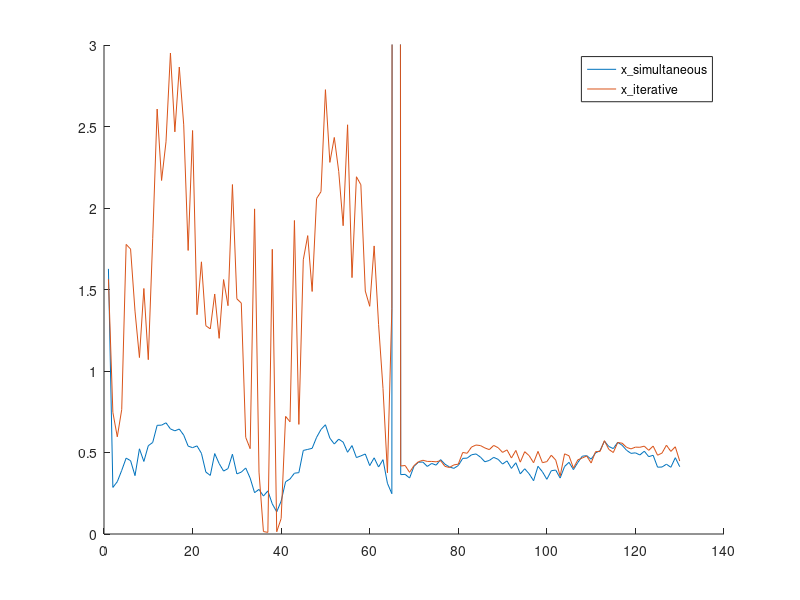

Source code (MATLAB): (Note: this script raises an error after producing the figure.)
clear, clc, close all

% which params actually makes the difference?

load('simultaneous1230814-224418.mat','x','nll_x')
disp(nll_x)

x_simul = x;
clear x
figure, hold on
plot(x_simul,'DisplayName','x\_simultaneous')

load('iterative230814-220752.mat','currentValues','nll_x')
x_iter = [currentValues.dPrime,...
    currentValues.stimulusRemapping,...
    currentValues.gaussianWidth,...
    currentValues.skewedGaussians'];
disp(nll_x)
plot(x_iter,'DisplayName','x\_iterative')
legend
ylim([0,3]) % TODO Normalise stimulusRemapping values for easier comparison

%% Compute nlls for each part 

addpath(genpath('C:\Users\cege-user\Documents\MacaqueColorCategories'))
DataDir = 'C:\Users\cege-user\Documents\MacaqueColorCategories\Data\';
if ~exist('data','var')
    data = combineData(DataDir); % TODO Switch to csv
end

data.trialdata.nBig = 64;
nBig = 64;
data.trialdata.nSmall = 4;
data.trialdata.nTrials = 98104;
warning('Assuming nBig, nSmall, and nTrials')

if size(data.trialdata.chosen,1) < size(data.trialdata.chosen,2) % TODO This is a temp hack fix for a difference between real and simulated data
    data.trialdata.chosen = data.trialdata.chosen';
    warning('transposing choices');
end

choiceInds = cell2mat(data.trialdata.choices);
cueInd = cell2mat(data.trialdata.cues);
response = cell2mat(data.trialdata.chosen);

optimisationMeta = double(zeros([6,2]));

% Which parameters?
optimisationMeta(:,1) = [0,1,0,1,1,1];

% How many values does each paramter have?
optimisationMeta(:,2) = [...
    nBig*nBig;...   % Free Similarity Matrix
    1;...           % dPrime
    nBig*2;...      % stimulus remapping (cartesian)
    nBig;...        % stimulus remapping (polar, angle in degrees)
    1;...           % gaussianWidth
    nBig,...        % skewedGaussians
    ];

f = @(x)GenerativeModel(x,... % anonymous function so that we can pass additional parameters
    'choiceInds',       choiceInds',...
    'cueInd',           cueInd,...
    'response',         response,...
    'nTrials',          data.trialdata.nTrials,...
    'nBig',             data.trialdata.nBig, ...
    'nSmall',           data.trialdata.nSmall,...
    'optimisationMeta', optimisationMeta);

nll_simul = f(x_simul);
disp(nll_simul)
nll_iter = f(x_iter);
disp(nll_iter)

% Good. They match.

%%

% Now let's switch out bits and see what effect they have.

nll_mod(1) = f([x_iter(1), x_simul(2:end)]);
nll_mod(2) = f([x_simul(1),  x_iter(2:65),  x_simul(66:end)]);
nll_mod(3) = f([x_simul(1),  x_simul(2:65),  x_iter(66), x_simul(67:end)]);
nll_mod(4) = f([x_simul(1),  x_simul(2:65),  x_simul(66), x_iter(67:end)]);

disp(nll_mod)

% Huh, it looks like actually the big difference is in switching in the
% value for gaussian width

disp(x_simul(66))
disp(x_iter(66))

% Oh wow yeah they are quite different
% What's the likelihood surface liek for gaussian width?

for i = 1:100
    nll_gTest(i) = f([x_simul(1),  x_simul(2:65),  i, x_simul(67:end)]);
end

figure, plot(nll_gTest)

% smooth as a baby's...

xline(x_simul(66))
xline(x_iter(66))

% and clearly the x_simul value is bad (**for this set of other parameters**)

% why?

%%

% Could it just be that lsqnonlin is real bad for gaussian width?
% What happens if I use lsqnonlin for everything in the iterative? Does it fuck it all up? 

% % temporarily in ParameterEstimator:

% if 0%length(x0) < 10 % use bads for low dimensional models
%     x = bads(f,x0,lb,ub);
% else
%     x = lsqnonlin(f,x0,lb,ub,options);
% 
%     % TODO Work out how to compute confidence intervals
%     % [x,Resnorm,FVAL,EXITFLAG,OUTPUT,LAMBDA,JACOB] = lsqnonlin(f,x0,lb,ub,options);
%     % CI = nlparci(x,FVAL,'jacobian',JACOB);
% end

% rn = 0;
% ParameterEstimator_caller(rn,data,'iterative');

d = dir('iterative230815-*');

for i = 1:length(d)
    load(d(i).name,'nll_x')
    all_nll(i) = nll_x;
end

figure, plot(all_nll)
axis tight
xticks(1:length(d))

disp(currentValues.gaussianWidth)

%%

d = dir('sim*230815*');

for i = 1:length(d)
    load(d(i).name,'nll_x')
    all_nll(i) = nll_x;
end

figure, plot(all_nll,'ko')
axis tight
xticks(1:length(d))

